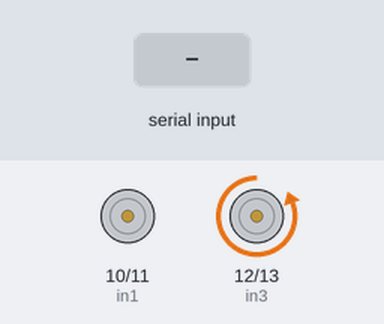
The sketch below on a simulated Arduino Uno, built with avr-gcc and run on an emulated ATmega328P. Parts: motor-driver pin pairs drawn as motors (green arrow = first pin HIGH = forward, orange = second pin HIGH = backward, longer = more drive, scaled by the enable pin). Inputs (shaded band) come from the test bench. What the sketch prints to the serial monitor is not drawn.

Above: at 0.01 s.
At 1.6 s:
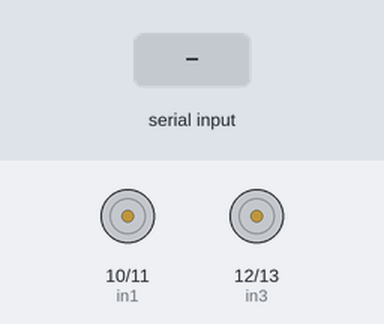
1.7 s: "1" received over the second serial link
Timing chart, 0 to 4.7 s (numbered marks = the images above; inputs shaded):
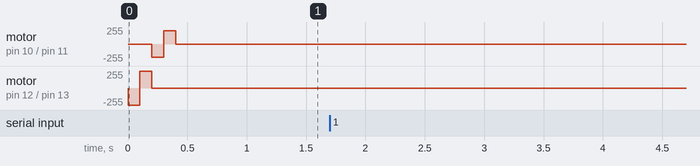

Measured:
- after the input at 1.7 s, every drawn part: stays the same

The sketch:

VehicleDynamics_2.ino
```cpp
#include <SoftwareSerial.h>

//Defining pin setup for steering servo (motor A):
int enA = 5;
int in1 = 10;
int in2 = 11;

//Defining pin setup for prime mover (motor B):
int enB =  6;
int in3 = 12;
int in4 = 13;

int td = 30; //time delay in milliseconds
int motion = 0; //no motion in the start
int test_td = 100;

int drivespeed = 255;
int steerspeed = 200;

int btRx = 2;
int btTx = 9; // prev 3

SoftwareSerial btSerial(btRx, btTx);

void testForward(int d){
  forward(d);
  stopMotors();
}

void testReverse(int d){
  reverse(d);
  stopMotors();
}

void testLeft(int d){
  left(d);
  stopMotors();
}

void testRight(int d){
  right(d);
  stopMotors();
}

void setup() {
  // setting pin modes
  pinMode(in1, OUTPUT);
  pinMode(in2, OUTPUT);
  pinMode(in3, OUTPUT);
  pinMode(in4, OUTPUT);
  pinMode(enA, OUTPUT);
  pinMode(enB, OUTPUT);
  Serial.begin(9600);
  btSerial.begin(9600);
  testForward(test_td);
  testReverse(test_td);
  testLeft(test_td);
  testRight(test_td);
}


void loop() {
  // checking for data availability at serial port:
  if (btSerial.available()>0){
    motion = btSerial.read();
    Serial.println(motion);
    decide(motion, td);
  }else{
    stopMotors();
  }
}

//defining the motion functions:

void forward(int time){
  digitalWrite(in3, LOW);
  digitalWrite(in4, HIGH);
  analogWrite(enB, drivespeed);
  delay(time);
}

void reverse(int time){
  digitalWrite(in3, HIGH);
  digitalWrite(in4, LOW);
  analogWrite(enB, drivespeed);
  delay(time);
}

void left(int time){
  digitalWrite(in1, LOW);
  digitalWrite(in2, HIGH);
  analogWrite(enA, steerspeed);
  delay(time);
}

void right(int time){
  digitalWrite(in1, HIGH);
  digitalWrite(in2, LOW);
  analogWrite(enA, steerspeed);
  delay(time);
}

void fleft(int time){
  digitalWrite(in3, LOW);
  digitalWrite(in4, HIGH);
  digitalWrite(in1, LOW);
  digitalWrite(in2, HIGH);
  analogWrite(enA, steerspeed);
  analogWrite(enB, drivespeed);
  delay(time);
}

void fright(int time){
  digitalWrite(in3, LOW);
  digitalWrite(in4, HIGH);
  digitalWrite(in1, LOW);
  digitalWrite(in2, HIGH);
  analogWrite(enA, steerspeed);
  analogWrite(enB, drivespeed);
  delay(time);
}

void Rleft(int time){
  digitalWrite(in3, HIGH);
  digitalWrite(in4, LOW);
  digitalWrite(in1, LOW);
  digitalWrite(in2, HIGH);
  analogWrite(enA, steerspeed);
  analogWrite(enB, drivespeed);
  delay(time);
}

void Rright(int time){
  digitalWrite(in3, HIGH);
  digitalWrite(in4, LOW);
  digitalWrite(in1, LOW);
  digitalWrite(in2, HIGH);
  analogWrite(enA, steerspeed);
  analogWrite(enB, drivespeed);
  delay(time);
}

void brake(int time){
  digitalWrite(in3, HIGH);
  digitalWrite(in4, LOW);
  analogWrite(enB, 20);
  delay(time);
}


void stopMotors(){
  digitalWrite(in3, LOW);
  digitalWrite(in4, LOW);
  digitalWrite(in1, LOW);
  digitalWrite(in2, LOW);
  analogWrite(enA, 0);
  analogWrite(enB, 0);
}

//the following function will decide which motion to call
//based on the signal received from raspberry pi

void decide(int motion, int td){
  switch (motion){
    case 0: stopMotors(); break;
    case 1: forward(td); break;
    case 2: reverse(td); break;
    case 3: left(td); break;
    case 4: right(td); break;
    case 5: fleft(td); break;
    case 6: fright(td); break;
    case 7: Rleft(td); break;
    case 8: Rright(td); break;
    case 9: brake(td); break;

    default: Serial.println("No motion commanded");
  }
}
```
